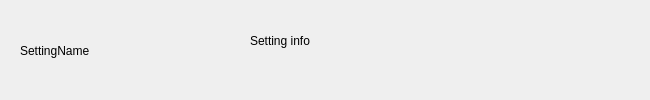
<?xml version="1.0" encoding="UTF-8"?>
<ui version="4.0">
 <class>SettingItem</class>
 <widget class="QWidget" name="SettingItem">
  <property name="geometry">
   <rect>
    <x>0</x>
    <y>0</y>
    <width>650</width>
    <height>100</height>
   </rect>
  </property>
  <property name="windowTitle">
   <string>Form</string>
  </property>
  <property name="styleSheet">
   <string notr="true">#SessionItem{
	background-color:rgba(0,0,0,0)
}

</string>
  </property>
  <widget class="QLabel" name="setting_title">
   <property name="geometry">
    <rect>
     <x>20</x>
     <y>30</y>
     <width>121</width>
     <height>41</height>
    </rect>
   </property>
   <property name="text">
    <string>SettingName</string>
   </property>
  </widget>
  <widget class="QLabel" name="setting_info">
   <property name="geometry">
    <rect>
     <x>250</x>
     <y>20</y>
     <width>121</width>
     <height>41</height>
    </rect>
   </property>
   <property name="text">
    <string>Setting info</string>
   </property>
  </widget>
 </widget>
 <resources/>
 <connections/>
</ui>
